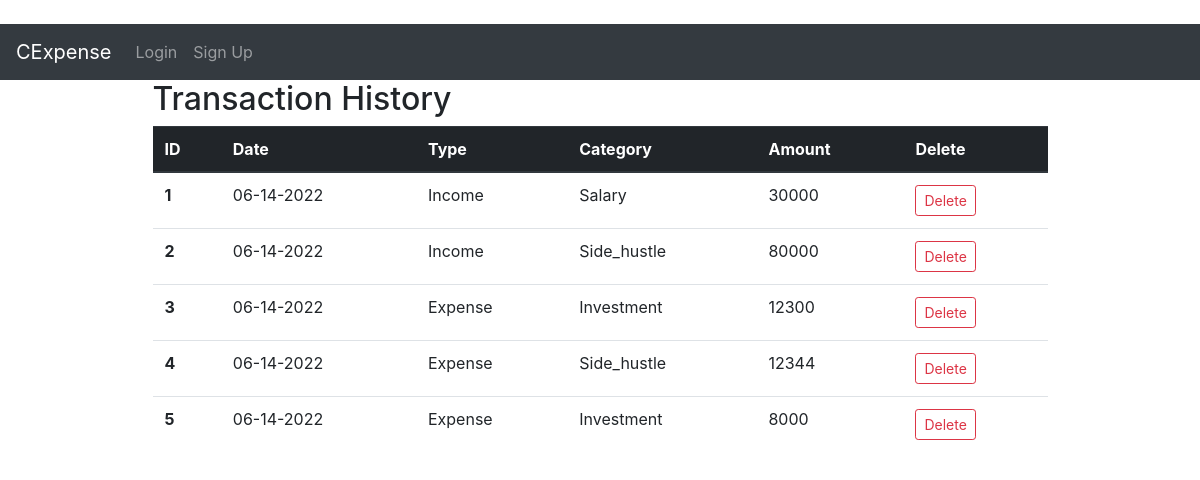
/index, run on the app's committed database.
### website/models.py (models this page shows)
class IncomeExpenses(db.Model):
    id = db.Column(db.Integer, primary_key=True)
    type = db.Column(db.String(30), default = 'income', nullable=False)
    category = db.Column(db.String(30), nullable=False, default='rent')
    date = db.Column(db.DateTime, nullable=False, default=datetime.utcnow)
    amount = db.Column(db.Integer, nullable=False)

### website/add_dash.py (the view)
@add_dash.route('/index')
def index():
    entries = IncomeExpenses.query.order_by(IncomeExpenses.date.desc()).all()
    return render_template("index.html", user=current_user, entries=entries)

### website/templates/index.html
﻿{% extends 'base.html' %}
{% block content %}
<div class="col-sm-10 ml-auto mr-auto ">
    <H2>Transaction History</H2>
    <table class="table">
        <thead class="thead-dark">
            <tr>
                <th scope="col">ID</th>
                <th scope="col">Date</th>
                <th scope="col">Type</th>
                <th scope="col">Category</th>
                <th scope="col">Amount</th>
                <th scope="col">Delete</th>
            </tr>
        </thead>
        <tbody>
            {% for entry in entries %}
            <tr>
                <th scope="row">{{loop.index}}</th>
                <td>{{entry.date.strftime("%m-%d-%Y")}}</td>
                <td>{{entry.type}}</td>
                <td>{{ entry.category }}</td>
                <td>{{ entry.amount }}</td>
                <td><a href="{{ url_for('add_dash.delete', entry_id = entry.id) }}"
                       class="btn btn-outline-danger btn-sm">Delete</a></td>
            </tr>
            {% endfor %}
        </tbody>
    </table>
</div>
{% endblock %}

### website/templates/base.html (shortened to what this page needs)
<!DOCTYPE html>
<html>
<head>
    <link rel="stylesheet"
          href="https://cdn.jsdelivr.net/npm/bootstrap@4.3.1/dist/css/bootstrap.min.css"
>
    <link rel="stylesheet"
          href="https://stackpath.bootstrapcdn.com/font-awesome/4.7.0/css/font-awesome.min.css"
 />
    <link rel="stylesheet"
          href="https://maxcdn.bootstrapcdn.com/bootstrap/4.0.0/css/bootstrap.min.css"
>
</head>
<body>
    <nav class="navbar navbar-expand-lg navbar-dark bg-dark">
        <a class="navbar-brand" href="#">CExpense</a>
        <div class="collapse navbar-collapse" id="navbar">
            <div class="navbar-nav">
                {% if user.is_authenticated%}
                <a class="nav-item nav-link" id="home" href="/home">Home</a>
                <a class="nav-item nav-link" id="logout" href="/logout">Logout</a>
                <a class="nav-item nav-link" id="image" href="/">Images</a>
                <a class="nav-item nav-link" id="dashboard" href="/add_dash">Dashboard</a>
                <a class="nav-item nav-link" id="index" href="/index">Index</a>
                <a class="nav-item nav-link" id="chart" href="/chart">Chart</a>
                {% else %}
                <a class="nav-item nav-link" id="login" href="/login">Login</a>
                <a class="nav-item nav-link" id="signUp" href="/sign-up">Sign Up</a>
                {% endif %}
            </div>
        </div>
    </nav>
    <div class="container">
        {% block content %}{% endblock %}
    </div>
</body>
</html>

### data on the page
IncomeExpenses: date "06-14-2022", type "Income", category "Salary", amount "30000"
IncomeExpenses: date "06-14-2022", type "Income", category "Side_hustle", amount "80000"
IncomeExpenses: date "06-14-2022", type "Expense", category "Investment", amount "12300"
IncomeExpenses: date "06-14-2022", type "Expense", category "Side_hustle", amount "12344"
IncomeExpenses: date "06-14-2022", type "Expense", category "Investment", amount "8000"
